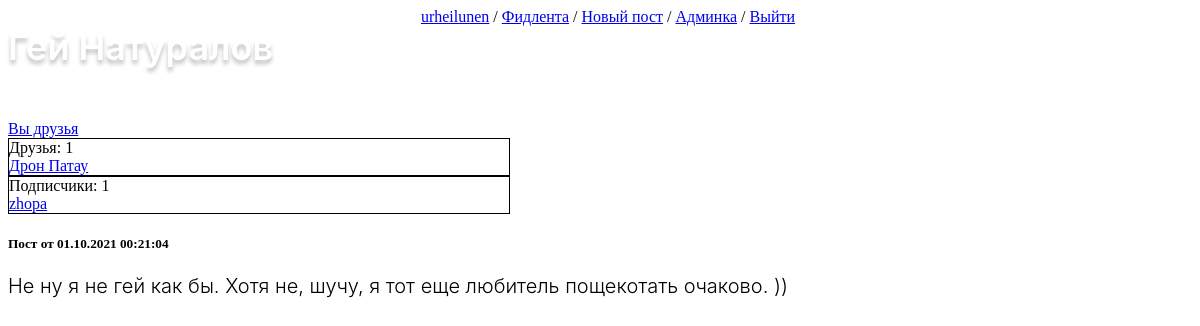
The app's page /user/ГейНатуралов/ (signed in) with its own data.
### bling/models.py (models this page shows, shortened)
class Profile(models.Model):
    user = models.OneToOneField(User, on_delete=models.CASCADE)
    born_on = models.DateField(null=True, blank=True, verbose_name='Дата рождения')
    subscribers = models.ManyToManyField(User, blank=True, default=None, verbose_name='Подписчики', related_name='Подписчик')
    friends = models.ManyToManyField(User, blank=True, default=None, verbose_name='Друзья', related_name='Друг')
    profile_image = models.OneToOneField('BlingImage', default=None, null=True, blank=True, verbose_name='Ава', on_delete=models.SET_NULL)
    def __str__(self):
        if self.user.first_name or self.user.last_name:
            return self.user.first_name + ' ' + self.user.last_name
        else:
            return self.user.username
    class Meta:
        verbose_name = 'Профиль'
        verbose_name_plural = 'Профили'

class BlingPost(models.Model):
    text = models.TextField(null=True, blank=True, verbose_name='Текст')
    images = models.ForeignKey('BlingImage', on_delete=models.SET_NULL, null=True, blank=True, verbose_name='Изображения')
    author = models.ForeignKey(User, on_delete=models.CASCADE, related_name='posts', verbose_name='Автор', null=True)
    created_on = models.DateTimeField(auto_now_add=True, verbose_name='Дата публикации')
    likes_amount = models.IntegerField(default=0)
    comments_amount = models.IntegerField(default=0)
    class Meta:
        verbose_name = 'Пост'
        verbose_name_plural = 'Посты'
        ordering = ['-created_on']

### bling/views.py (the view)
# urls.py: path('user/<str:user_id>/', user_profile, name='user_profile'),
def user_profile(request, user_id):
    blinguser = User.objects.get(username=user_id)
    friends = blinguser.profile.friends.all()
    friends_amount = len(friends)
    subs = blinguser.profile.subscribers.all()
    subs_amount = len(subs)
    blingposts = BlingPost.objects.filter(author=blinguser)
    if request.user == blinguser:
        is_own_page = True
        is_current_user_subscribed = False
        is_current_user_friend = False
    else:
        is_own_page = False
        if request.user in subs:
            is_current_user_subscribed = True
            is_current_user_friend = False
        elif request.user in friends:
            is_current_user_subscribed = False
            is_current_user_friend = True
        else:
            is_current_user_subscribed = False
            is_current_user_friend = False
    if friends_amount > 3:
        friends = friends[:3]
    if subs_amount > 3:
        subs = subs[:3]
    context = {
        'blinguser': blinguser,
        'blingposts': blingposts,
        'friends': friends,
        'friends_amount': friends_amount,
        'subs': subs,
        'subs_amount': subs_amount,
        'is_own_page': is_own_page,
        'is_current_user_subscribed': is_current_user_subscribed,
        'is_current_user_friend': is_current_user_friend,
    }
    return render(request, 'bling/user_profile.html', context)

### bling/templates/bling/user_profile.html (shortened to what this page needs)
{% extends "layout/basic.html" %}
{% block content %}
{% if blinguser.first_name or blinguser.lastname %}
        <h1>{{ blinguser.first_name }} {{ blinguser.last_name }}</h1>
    {% else %}
        <h1>{{ blinguser.username }}</h1>
    {% endif %}
<br>
{% if not is_own_page %}
    {% if is_current_user_subscribed %}
        <a title="Отменить подписку" href="{% url 'unsubscribe' blinguser.username %}">Вы подписаны</a>
    {% elif is_current_user_friend %}
        <a title="Удалить из друзей" href="{% url 'unsubscribe' blinguser.username %}">Вы друзья</a>
    {% else %}
        <a title="Подписаться" href="{% url 'subscribe' blinguser.username %}">Подписаться</a>
    {% endif %}
{% endif %}
<div style="border: 1px solid black; position: relative; width: 500px">
    Друзья: {{ friends_amount }}
    {% if friends_amount > 0 %}
        {% for friend in friends %}
            <br><a href="{% url 'user_profile' friend.username %}">{{ friend.profile }}</a>
        {% endfor %}
    {% endif %}
</div>
<div style="border: 1px solid black; position: relative; width: 500px">
    Подписчики: {{ subs_amount }}
    {% if subs_amount > 0 %}
        {% for sub in subs %}
            <br><a href="{% url 'user_profile' sub.username %}">{{ sub.profile }}</a>
        {% endfor %}
    {% endif %}
</div>
{% for blingpost in blingposts %}
<div class="post">
    <h5>Пост от {{ blingpost.created_on|date:"d.m.Y H:i:s" }}</h5>
    <p>{{ blingpost.text }}</p><br>
</div><br>
{% endfor %}
{% endblock %}

### bling/templates/layout/basic.html (shortened to what this page needs)
{% load static %}
<!DOCTYPE html>
<html lang="en">
<head>
    <link rel="stylesheet" type="text/css" href="{% static 'bling/style.css' %}">
</head>
<body>
    <nav align="center">
        {% if user.is_authenticated %}
        <a href="{% url 'user_profile' user.username %}">{{ user.username }}</a> /
        <a href="{% url 'home' %}">Фидлента</a> /
        <a href="{% url 'newpost' %}">Новый пост</a> /
        {% if user.is_superuser %}<a href="{{ HTTP_HOST }}/admin/">Админка</a> /{% endif %}
        <a href="{% url 'logout' %}">Выйти</a>
        {% else %}
        <a href="{% url 'signin' %}">Вход</a> /
        <a href="{% url 'signup' %}">Регистрация</a>
    {% endif %}
    </nav>
    <section>
        {% block content %}
        {% endblock %}
    </section>
</body>
</html>

### bling/static/bling/style.css (style rules this page uses)
html, body { width: 100%; height: 100%; position:fixed; top:0; bottom:0; left:0; right:0; }
body { background-image: url("back.jpg"); background-size: cover; display: block; }
p { font-family: SF Pro Display; font-weight: 300; font-size: 20px; }
h1 { font-family: SF Pro Display; font-style: normal; font-weight: 600; font-size: 36px; line-height: 43px; color: #FFFFFF; text-shadow: 0px 4px 4px rgba(0, 0, 0, 0.25); margin-bottom: 33px; margin-top: 0px; }
::placeholder { text-indent: 14px; font-family: SF Pro Display; font-weight: 300; font-size: 18px; line-height: 21px; color: #A8A8A8; }

### records on screen
BlingPost: created_on "01.10.2021 00:21:04", text "Не ну я не гей как бы. Хотя не, шучу, я тот еще любитель пощекотать очаково. ))"

### other values on screen
{{ user.username }} "urheilunen"
{{ blinguser.first_name }} "Гей"
{{ blinguser.last_name }} "Натуралов"
{{ friends_amount }} "1"
{{ friend.profile }} "Дрон Патау"
{{ subs_amount }} "1"
{{ sub.profile }} "zhopa"
